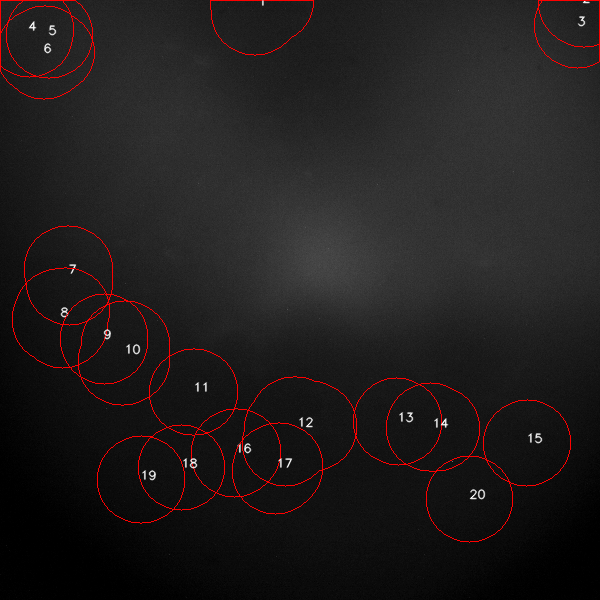
#> input picture rois_on_first_frame.png, 600 x 600 px; its folder holds only this picture in this run
$ python -i roi_detection.py   (imports and definitions only)   (older library calls are emulated)
#> lines starting #> are read from the running program, lines starting #| are printed output that depends on the picture; after the words box and inside, x2 and y2 are one past the last pixel; in counts of white or black regions, pixels touching at a corner belong together
"""
ROI Detection Strategies
Contains different methods for detecting regions of interest (ROIs) in fluorescence videos.
"""

import cv2
import numpy as np
from vars import *

# Try to import Cellpose (optional dependency)
try:
    from cellpose import models as cellpose_models
    CELLPOSE_AVAILABLE = True
except ImportError:
    CELLPOSE_AVAILABLE = False
    print("[Warning] Cellpose not installed. Install with: pip install cellpose")


def detect_rois_from_reference(ref_img, min_area=30, max_area=1000):
    """
    Segment bright green blobs on dark background and return one mask per blob.
    Also filters out grid lines (long skinny components) and tiny specks.
    """
    # Stronger blur to merge specks into blobs
    blurred = cv2.GaussianBlur(ref_img, (11, 11), 0)

    # Compute image stats for diagnostics
    mu, sigma = cv2.meanStdDev(blurred)
    mu = float(mu[0][0])
    sigma = float(sigma[0][0])

    print(f"[ROI Detection] Image stats: mean={mu:.1f}, std={sigma:.1f}")

    # For low contrast images, enhance contrast first using CLAHE
    # This is crucial for detecting dim organoids
    if sigma < 50:  # Low contrast detected
        print("[ROI Detection] Low contrast detected, applying CLAHE enhancement")
        clahe = cv2.createCLAHE(clipLimit=3.0, tileGridSize=(8, 8))
        enhanced = clahe.apply(blurred)

        # Save enhanced image for debugging
        cv2.imwrite("debug_enhanced.png", enhanced)
        print("[Debug] Saved enhanced image to debug_enhanced.png")

        # Recompute stats on enhanced image
        mu_e, sigma_e = cv2.meanStdDev(enhanced)
        mu_e = float(mu_e[0][0])
        sigma_e = float(sigma_e[0][0])
        print(f"[ROI Detection] Enhanced image stats: mean={mu_e:.1f}, std={sigma_e:.1f}")

        # Use Otsu's method on enhanced image for automatic threshold
        _, thresh = cv2.threshold(enhanced, 0, 255, cv2.THRESH_BINARY + cv2.THRESH_OTSU)
        print(f"[ROI Detection] Using Otsu threshold on enhanced image")
    else:
        # Standard threshold for higher contrast images
        THRESH_MULTIPLIER = 0.2
        thresh_val = mu + THRESH_MULTIPLIER * sigma
        thresh_val = max(0, min(255, int(thresh_val)))
        print(f"[ROI Detection] Using global threshold={thresh_val}")
        _, thresh = cv2.threshold(blurred, thresh_val, 255, cv2.THRESH_BINARY)

    # Clean up: remove tiny holes, fill small gaps
    kernel = cv2.getStructuringElement(cv2.MORPH_ELLIPSE, (7, 7))
    thresh = cv2.morphologyEx(thresh, cv2.MORPH_OPEN, kernel, iterations=1)
    thresh = cv2.morphologyEx(thresh, cv2.MORPH_CLOSE, kernel, iterations=1)

    # Connected components
    num_labels, labels, stats, centroids = cv2.connectedComponentsWithStats(
        thresh, connectivity=8, ltype=cv2.CV_32S
    )

    masks = []
    roi_info = []

    for label in range(1, num_labels):
        area = stats[label, cv2.CC_STAT_AREA]
        if area < min_area or area > max_area:
            continue

        x = stats[label, cv2.CC_STAT_LEFT]
        y = stats[label, cv2.CC_STAT_TOP]
        w = stats[label, cv2.CC_STAT_WIDTH]
        h = stats[label, cv2.CC_STAT_HEIGHT]

        # Filter out grid lines: very elongated components
        aspect = max(w, h) / max(1, min(w, h))
        if aspect > 5.0:
            # likely a vertical/horizontal line instead of a blob
            continue

        # Create mask for this component
        mask = (labels == label).astype(np.uint8)
        masks.append(mask)

        cx, cy = centroids[label]
        roi_info.append(
            {
                "label": label,
                "area": int(area),
                "centroid": (float(cx), float(cy)),
                "bbox": (int(x), int(y), int(w), int(h)),
            }
        )

    print(f"connectedComponents found {num_labels - 1} components, "
          f"kept {len(masks)} after area/aspect filtering")

    # Save threshold image for debugging
    cv2.imwrite("debug_threshold.png", thresh)
    print(f"[Debug] Saved threshold image to debug_threshold.png")

    return masks, roi_info, thresh


# [1161 lines left out: functions detect_rois_temporal_std, detect_rois_temporal_cv, detect_rois_peak_frequency, detect_rois_single_organoid, detect_rois_cellpose, detect_rois_dispatcher, not called in this run]

>>> import cv2
>>> picture = cv2.imread('rois_on_first_frame.png', cv2.IMREAD_GRAYSCALE)
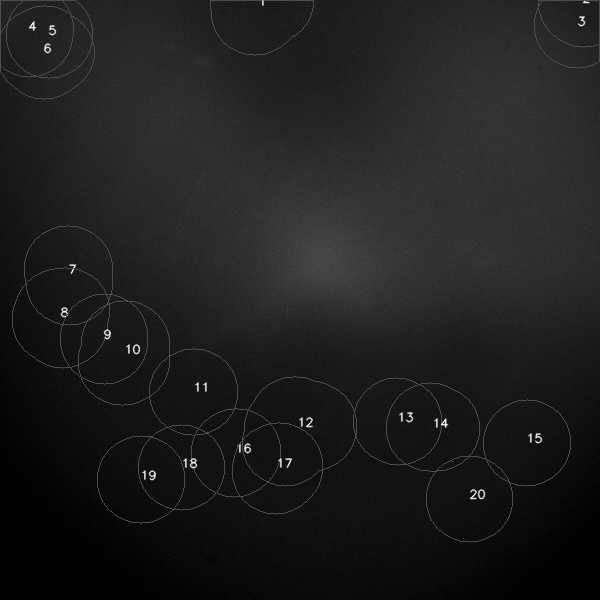
#> picture: shape (600, 600); min 0, max 253, mean 30
>>> result = detect_rois_from_reference(picture)
#> in detect_rois_from_reference, `mu, sigma = cv2.meanStdDev(blurred)`: mu = [29.94]; sigma = [15.83]
#> in detect_rois_from_reference, `mu = float(mu[0][0])`: mu = 29.94
#> in detect_rois_from_reference, `sigma = float(sigma[0][0])`: sigma = 15.83
#| [ROI Detection] Image stats: mean=29.9, std=15.8
#> in detect_rois_from_reference, `enhanced = clahe.apply(blurred)`:
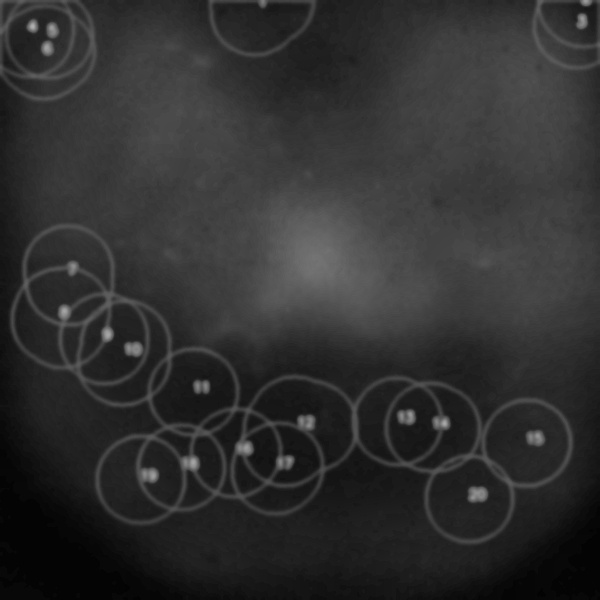
#> enhanced: shape (600, 600); min 3, max 176, mean 47.6
#> in detect_rois_from_reference, `mu_e, sigma_e = cv2.meanStdDev(enhanced)`: mu_e = [47.57]; sigma_e = [21.32]
#> in detect_rois_from_reference, `mu_e = float(mu_e[0][0])`: mu_e = 47.57
#> in detect_rois_from_reference, `sigma_e = float(sigma_e[0][0])`: sigma_e = 21.32
#| [ROI Detection] Enhanced image stats: mean=47.6, std=21.3
#> in detect_rois_from_reference, `_, thresh = cv2.threshold(enhanced, 0, 255, cv2.THRESH_BINARY + cv2.TH..`:
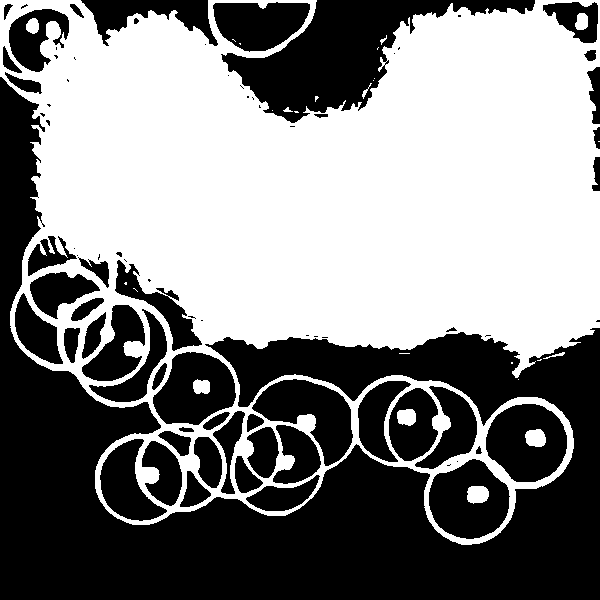
#> thresh: shape (600, 600); 50.7% white; 82 black regions (32 under 20 px), largest, box (x1, y1, x2, y2) and area: (0, 77, 600, 600) 101879, (221, 0, 535, 123) 14224, (486, 404, 567, 482) 4572
#> in detect_rois_from_reference, `thresh = cv2.morphologyEx(thresh, cv2.MORPH_OPEN, kernel, iterations=1)`:
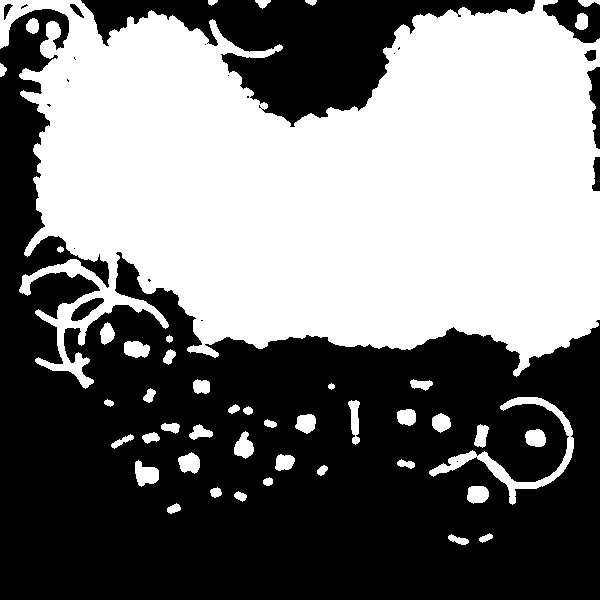
#> thresh: shape (600, 600); 47.3% white; 45 white regions, largest, box (x1, y1, x2, y2) and area: (0, 0, 600, 389) 160871, (429, 397, 574, 505) 2207, (135, 460, 159, 487) 423
#> in detect_rois_from_reference, `thresh = cv2.morphologyEx(thresh, cv2.MORPH_CLOSE, kernel, iterations=1)`:
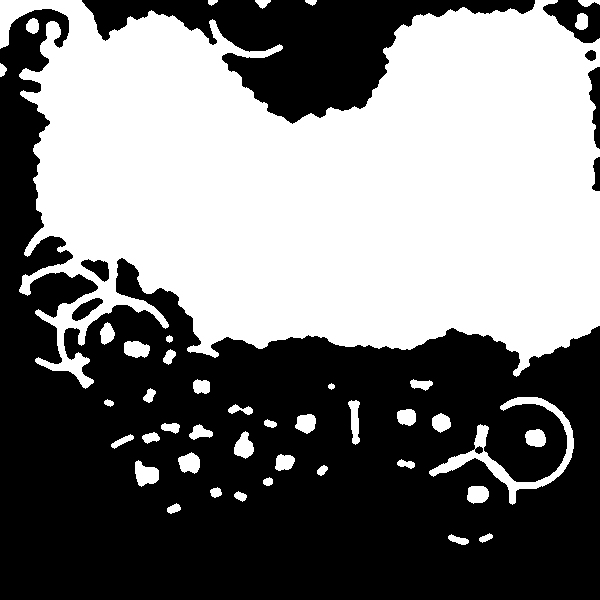
#> thresh: shape (600, 600); 47.5% white; 42 white regions, largest, box (x1, y1, x2, y2) and area: (0, 0, 600, 389) 161778, (429, 397, 574, 505) 2501, (135, 460, 159, 487) 429
#> in detect_rois_from_reference, `num_labels, labels, stats, centroids = cv2.connectedComponentsWithStat..`:
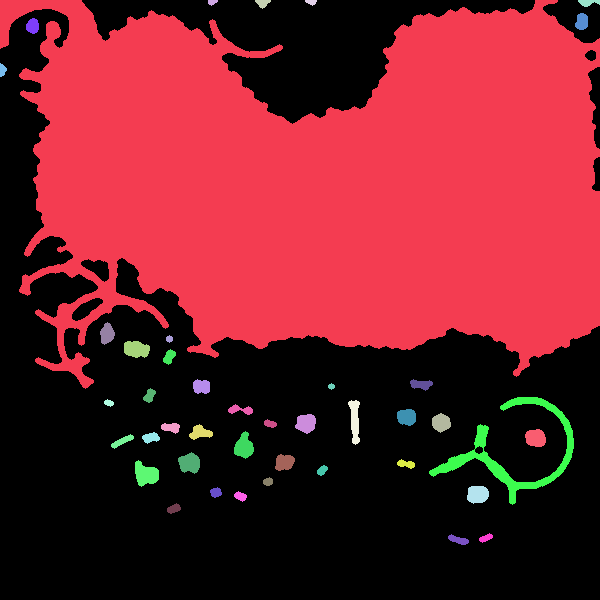
#> labels: shape (600, 600) int32; 43 distinct labels, from 0 to 42; one colour per label, 0 black
#> in detect_rois_from_reference, `num_labels, labels, stats, centroids = cv2.connectedComponentsWithStat..`: num_labels = 43; stats = 43 rows, first 6: [0, 0, 600, 600, 188894], [0, 0, 600, 389, 161778], [208, 0, 10, 6, 42], [255, 0, 16, 9, 87], [305, 0, 12, 6, 48], [578, 0, 22, 7, 102]; centroids = 43 pairs, first value 2.22 to 587.9, second value 1.69 to 539.5
#> the loop in detect_rois_from_reference, `for label in range(1, num_labels):` made 42 passes
#> (area, x, y, w, h, aspect, cx, cy) on passes 2 to 13: (42, 208, 0, 10, 6, 1.67, 211.9, 1.76), (87, 255, 0, 16, 9, 1.78, 262.3, 2.74), (48, 305, 0, 12, 6, 2, 310.9, 1.69), (102, 578, 0, 22, 7, 3.14, 587.9, 2.11), (177, 575, 13, 13, 17, 1.31, 581.5, 21.28), (160, 26, 18, 13, 16, 1.23, 32.31, 25.64), (67, 0, 63, 7, 14, 2, 2.22, 69.69), (232, 100, 322, 15, 23, 1.53, 106.7, 333.4), (40, 166, 335, 7, 8, 1.14, 169, 338.5), (353, 124, 341, 26, 17, 1.53, 135.9, 348.8), (126, 163, 349, 13, 16, 1.23, 168.9, 356.4), (211, 193, 379, 17, 15, 1.13, 201.1, 386.2)
#> area on passes 1, 17: 161778, 2501
#> pass 2, in detect_rois_from_reference, `mask = (labels == label).astype(np.uint8)`:
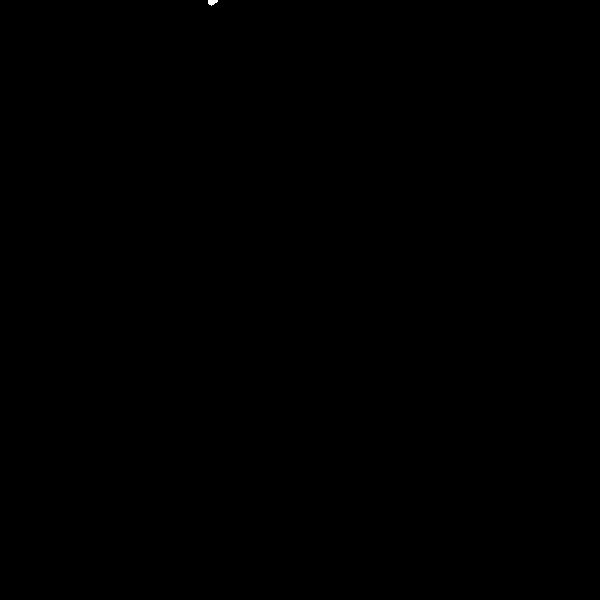
#> mask: shape (600, 600); values 0 (black) and 1 (white), 0.01% white; 1 white region, box (x1, y1, x2, y2) and area: (208, 0, 218, 6) 42
#> after the loop in detect_rois_from_reference, `for label in range(1, num_labels):`: masks = 40 items
#| connectedComponents found 42 components, kept 40 after area/aspect filtering
